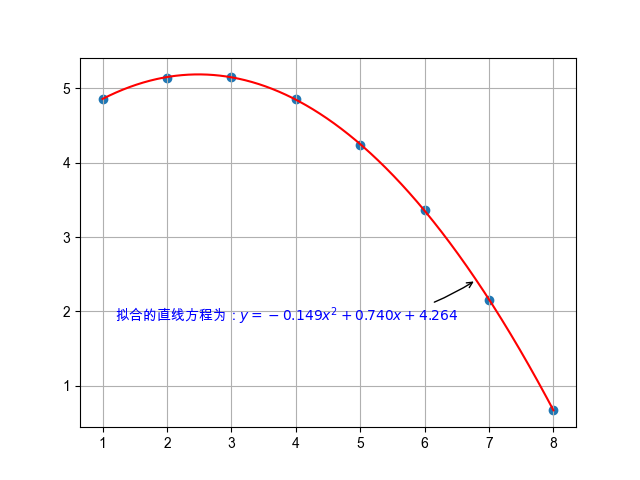

Reproduce this figure in Python.
# 多项式回归分析
import numpy as np
import matplotlib.pyplot as plt

plt.rcParams['font.sans-serif'] = 'Arial Unicode MS'
plt.rcParams['axes.unicode_minus'] = False

x = np.array(range(8)) + 1
y = np.array([4.86, 5.14, 5.15, 4.85,
              4.24, 3.36, 2.16, 0.67])

plt.scatter(x, y)
plt.grid(True)


reg = np.polyfit(x, y, deg=2)
x_fit = np.linspace(x[0], x[-1], 1000)
y_fit = np.polyval(reg, x_fit)
plt.plot(x_fit, y_fit, 'r-', label='regression')
x0 = 6.8
y0 = np.polyval(reg, x0)


def signed_Value(value: float, num_dig: int) -> str:
    """为正数添加正号

    :param value: 要显示的值
    :param num_dig: 结果保留的位数
    :return: 带有符号的值
    """
    return f"+{value:.{num_dig}f}" if value > 0 else f"{value:.{num_dig}f}"


plt.annotate(fr"拟合的直线方程为：$y = {reg[0]:.3f}x^2{signed_Value(reg[1], 3)}x{signed_Value(reg[2], 3)}$", xy=(x0, y0), xytext=(-260, -30),
             textcoords='offset points', fontsize=10, color='blue',
             arrowprops=dict(arrowstyle='->', connectionstyle='arc3, rad=.2'))
plt.savefig('Exa3-11.png')
print(fr"拟合的直线方程为：y = {reg[0]:.3f}x^2{signed_Value(reg[1], 3)}x{signed_Value(reg[2], 3)}")
plt.show()
